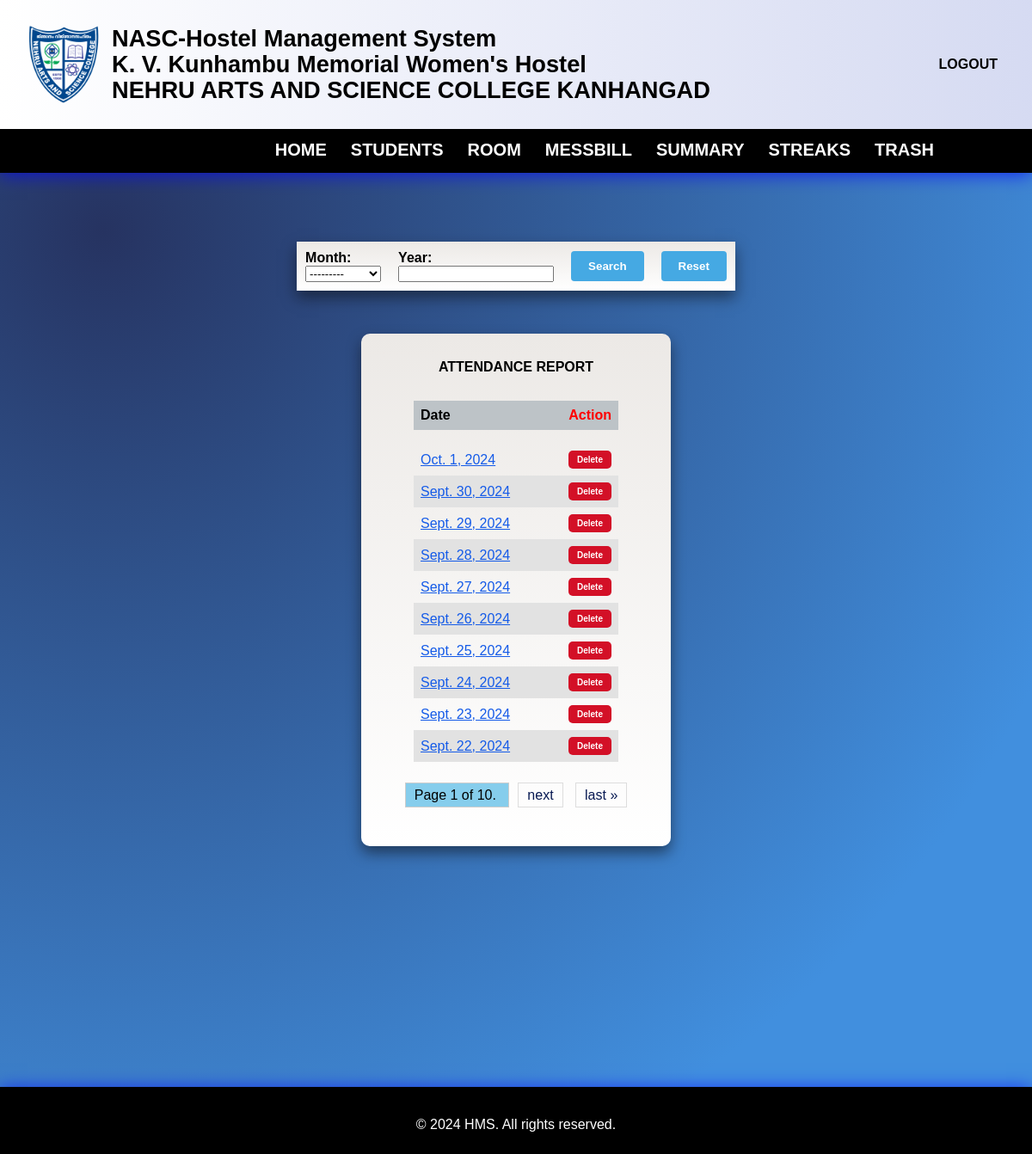
Before: /summary/ (signed in) with the older database file.
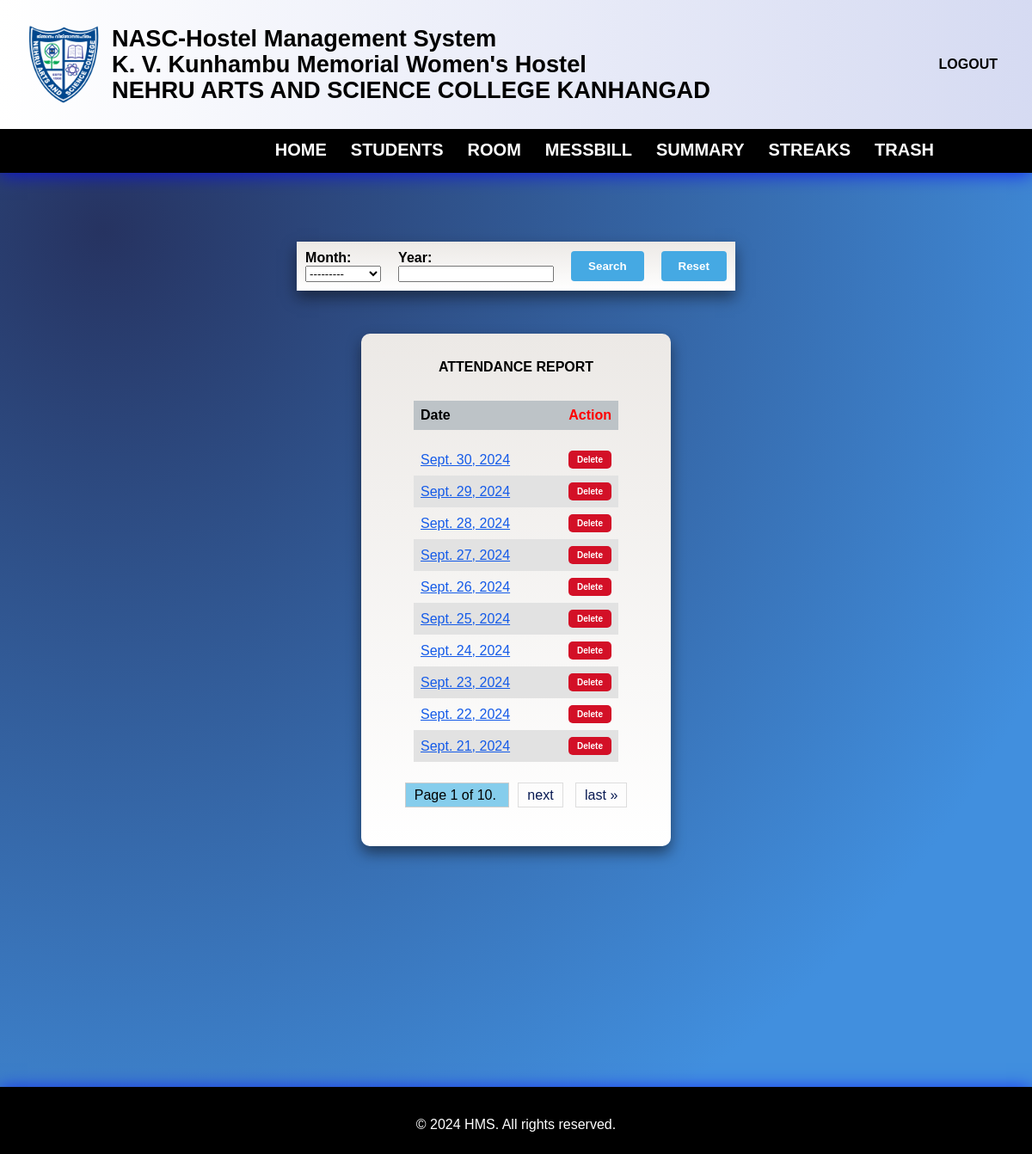
After: the same page with the newer database file.
### hostel/models.py (models this page shows, shortened)
class AttendanceDate(models.Model):
    date = models.DateField(unique=True)
    MONTH_CHOICES = [
        ('January', 'January'),
        ('February', 'February'),
        ('March', 'March'),
        ('April', 'April'),
        ('May', 'May'),
        ('June', 'June'),
        ('July', 'July'),
        ('August', 'August'),
        ('September', 'September'),
        ('October', 'October'),
        ('November', 'November'),
        ('December', 'December'),
    ]
    month = models.CharField(max_length=10,choices=MONTH_CHOICES)
    year = models.IntegerField()

### hostel/views.py (the view)
# urls.py: path('summary/',views.view_attendance,name='view_attendance'),
@login_required()
def view_attendance(request):
    filter = attendanceFilter(request.GET, queryset=AttendanceDate.objects.all().order_by('-id'))
    attendance_list = filter.qs
    paginator = Paginator(attendance_list, 10)
    page_number = request.GET.get('page')
    page_obj = paginator.get_page(page_number)
    query_params = request.GET.copy()
    if 'page' in query_params:
        query_params.pop('page')
    return render(request, "hostel/summary.html", {'page_obj': page_obj, 'filter': filter, 'query_params': query_params})

### hostel/context_processors.py (called while the page is built)
def group_processor(request):
    if request.user.is_authenticated:
        is_warden_group = request.user.groups.filter(name='warden').exists()
        is_secretary_group = request.user.groups.filter(name='secretary').exists()  # Adjust as needed
    else:
        is_warden_group = False
        is_secretary_group = False
    return {
        'is_warden_group': is_warden_group,
        'is_secretary_group': is_secretary_group,
    }

### hostel/templates/hostel/summary.html (shortened to what this page needs)
{% extends 'hostel/base.html' %}
{% load static %}
{% block style %}
<link rel="stylesheet" href="{% static 'styles/summary.css' %}">
{% endblock %}
{% block content %}
<section class="main">
    <div class="main-body">
        <form method="get" class="filter-form">
            <table id="filter-table">
                <tr>
                    <td class="filter-td">
                        <label for="id_month">Month:</label>
                        {{ filter.form.month }}
                    </td>
                    <td class="filter-td">
                        <label for="id_year">Year:</label>
                        {{ filter.form.year }}
                    </td>
                    <td class="filter-td" style="text-align: right;">
                        <button type="submit" class="search">Search</button>
                    </td>
                    <td class="filter-td" style="text-align: right;">
                        <button type="reset" class="search" onclick="resetFilters()">Reset</button>
                    </td>
                </tr>
            </table>
        </form>
        <div class="main-block">
            <h5>Attendance Report</h5>
            <div class="absents">
                <div class="table-responsive">
                    <table>
                        <tr>
                            <th>Date</th><th style="text-align: right; color: red;">Action</th>
                        </tr>
                        <tr id="ignore-row">
                            <td></td><td></td>
                        </tr>
                        {% for attendance in page_obj %}
                            <tr>
                                <td><a href="{% url 'attendance_detail' attendance.id %}" class="dateBtn">{{ attendance.date }}</a></td>
                                <td style="text-align: right;"><a href="{% url 'delete_attendance' attendance.id %}" onclick="return confirmDelete();" class="dltBtn">Delete</a></td>
                            </tr>
                        {% endfor %}
                    </table>
                </div>
            </div>
            <div class="pagination">
                <span class="step-links">
                    <span class="current">
                        Page {{ page_obj.number }} of {{ page_obj.paginator.num_pages }}.
                    </span>
                    {% if page_obj.has_next %}
                        <a href="?page={{ page_obj.next_page_number }}&{{ query_params.urlencode }}">next</a>
                        <a href="?page={{ page_obj.paginator.num_pages }}&{{ query_params.urlencode }}">last &raquo;</a>
                    {% endif %}
                </span>
            </div>
        </div>
    </div>
</section>
{% endblock %}

Changed rows visible on the page:
removed AttendanceDate: date "Oct. 1, 2024"
now on this page (row unchanged): AttendanceDate: date "Sept. 21, 2024"
